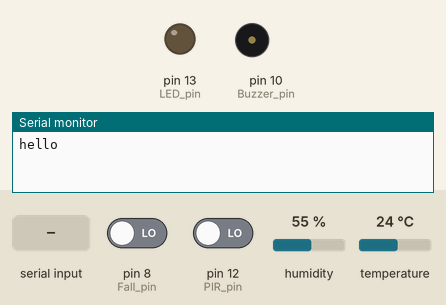
Recording of a sketch running on a simulated Arduino Uno, built with avr-gcc and run on an emulated ATmega328P. Shown: output pins drawn as LEDs (lit = HIGH), buzzer (waves = sounding, pin HIGH), the last lines printed to the serial monitor. The inputs (shaded band) are chosen by the test bench; at power-on: pin 8 (Fall_pin) LOW, pin 12 (PIR_pin) LOW, humidity 55 %, temperature 24 °C.

Above: at 1.2 s.
1.3 s: "90,45\n" received over Serial
At 2.1 s:
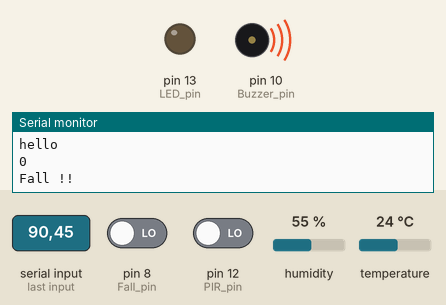
5.8 s: pin 8 (Fall_pin) driven LOW
8.8 s: "30,150\n" received over Serial
At 9.4 s:
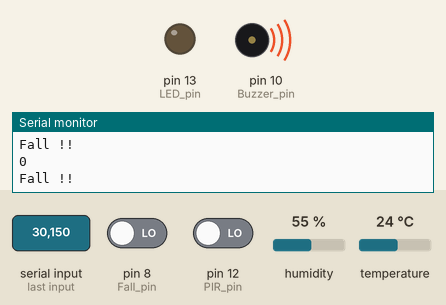
11.6 s: "4\n" received over Serial
At 12.7 s:
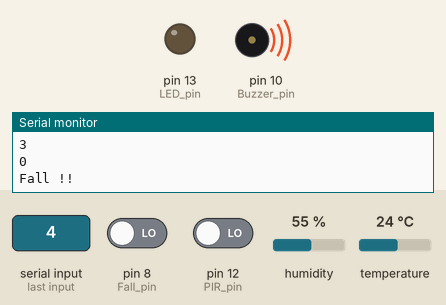
Timing chart, 0 to 15.6 s (numbered marks = the images above; inputs shaded):
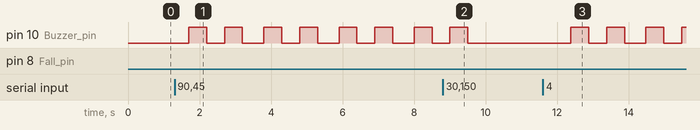

The sketch:

Completed_code.ino
```cpp
#include <DFRobot_DHT11.h>
DFRobot_DHT11 DHT11;

#define PIR_pin 12
#define Buzzer_pin 10
#define Detected 1
#define Undetected 0
#define LED_pin 13
#define Gas_pin 0
#define DHT11_pin 9
#define Fall_pin 8


int Alarm_time = 0;
int Serial_state = 0; // 模式状态：1-PIR,2-Gas
int Mode_state = 0;
int Gas_val; // CO 气体传感变量
float Humidity; // 湿度
float Temperature; // 温度
boolean Fall_state; // 摔倒检测变量

void setup() {
  pinMode(PIR_pin, INPUT);
  pinMode(Buzzer_pin, OUTPUT);
  pinMode(LED_pin, OUTPUT);
  pinMode(Gas_pin, INPUT);
  pinMode(Fall_pin, INPUT);
  Serial.begin(9600);
  Serial.println("hello");

}

void loop() {
  if (Serial.available() > 0) {
    Serial_state = Serial.read() - 48; // 转码
    //Serial.println(Serial_state);
    if (Serial_state == 1)
      Mode_state = 1;
    else if (Serial_state == 2)
      Mode_state = 2;
    else if (Serial_state == 3)
      Mode_state = 3;
    else if (Serial_state == 4)
      Mode_state = 4;
  }
  switch (Mode_state) {
    case 1: //字符1，以下类推
      PIR_func();
      //Serial.println("PIR");
      break;
    case 2:
      Gas_func();
      //Serial.println("Gas");
      break;
    case 3:
      DHT11_func();
      break;
    case 4:
      //Serial.println("fall");
      Fall_func();
      break;
      //default:
      //  break;
  }
  delay(100);
}

// 人体红外检测
void PIR_func() {
  Serial.println(Alarm_time);
  if (digitalRead(PIR_pin) == Undetected)
    Alarm_time++;

  else if (digitalRead(PIR_pin) == Detected)
    Alarm_time = 0;

  if (Alarm_time >= 70) {
    digitalWrite(Buzzer_pin, HIGH);
    delay(500);
    digitalWrite(Buzzer_pin, LOW);
  }
  else
    digitalWrite(Buzzer_pin, LOW);
}

// 一氧化碳检测
void Gas_func() {
  Gas_val = analogRead(Gas_pin);
  Serial.println(Gas_val, DEC);
  if (Gas_val > 890) {
    digitalWrite(Buzzer_pin, HIGH);
    delay(500);
    digitalWrite(Buzzer_pin, LOW);
    delay(500);
  }
  else
    digitalWrite(Buzzer_pin, LOW);
}

// 温湿度检测
void DHT11_func() {
  DHT11.read(DHT11_pin);
  Humidity = DHT11.humidity;
  Temperature = DHT11.temperature;
  Serial.print("Humidity: ");
  Serial.println(Humidity);
  Serial.print("Temperature: ");
  Serial.println(Temperature);
  delay(500);
}

// 摔倒检测
void Fall_func() {
  Fall_state = digitalRead(Fall_pin);
  Serial.println(Fall_state);
  if (Fall_state == 0) {
    Serial.println("Fall !!");
    digitalWrite(Buzzer_pin, HIGH);
    delay(500);
    digitalWrite(Buzzer_pin, LOW);
    delay(500);
    digitalWrite(Buzzer_pin, HIGH);
    delay(500);
    digitalWrite(Buzzer_pin, LOW);
    delay(500);
  } else
    digitalWrite(Buzzer_pin, LOW);
}
```

Measured:
- after the input at 1.3 s, pin 10 (Buzzer_pin): alternates HIGH for 0.50 s and LOW for 0.50 s, starting after 0.40 s
- after the input at 8.8 s, pin 10 (Buzzer_pin): goes on until 9.5 s, then stays LOW
- after the input at 11.6 s, pin 10 (Buzzer_pin): alternates HIGH for 0.50 s and LOW for 0.50 s, starting after 0.78 s
